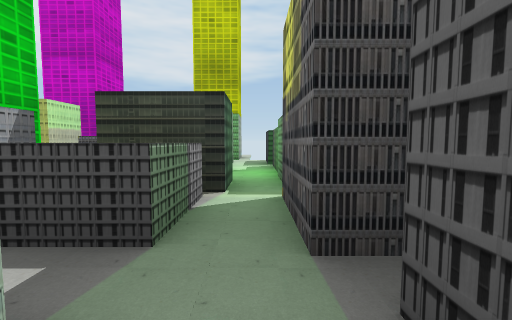
View 1 (above)

24 first-person views from a walk through a scene from a Unity 3-D project. The camera is 1.2 m above the floor, tilts 4° down and sees 90° across. The floor is counted in squares, 2 m on a side. Each view is taken from the middle of a square. On the plan, view 1 faces up. The plan holds only what a view shows up to about 9 squares ahead; the rest is blank. The place goes on beyond the plan.

View 2
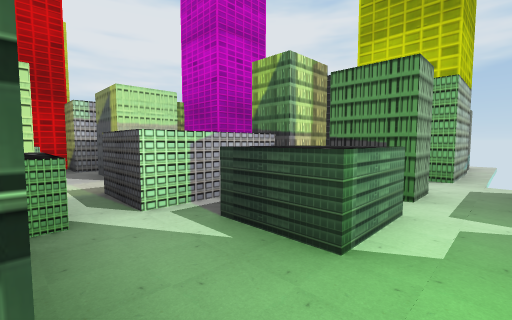

View 3
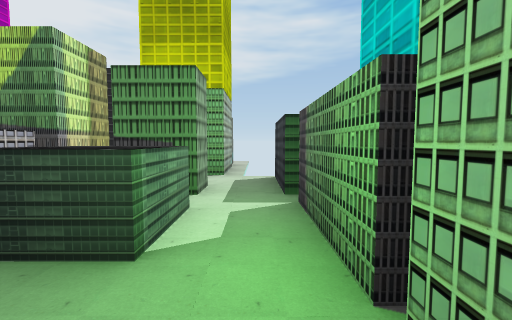

View 4
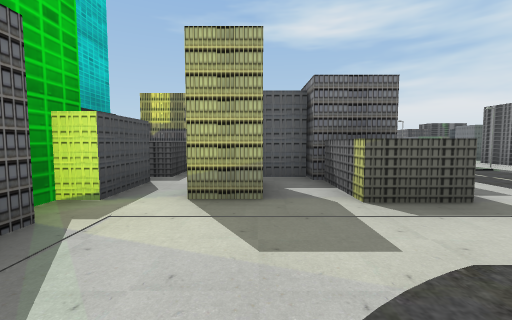

View 5
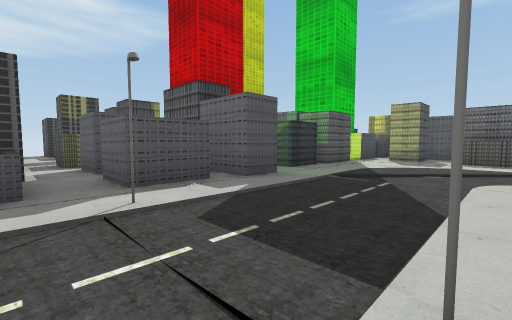

View 6
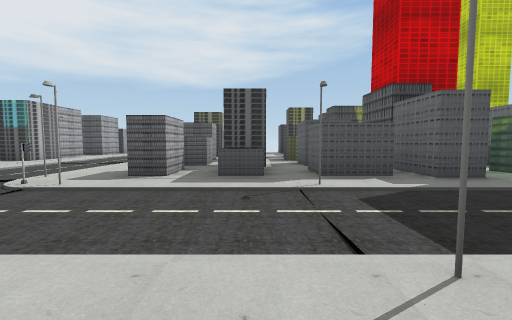

View 7
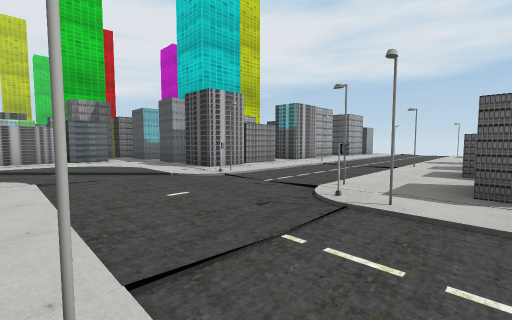

View 8
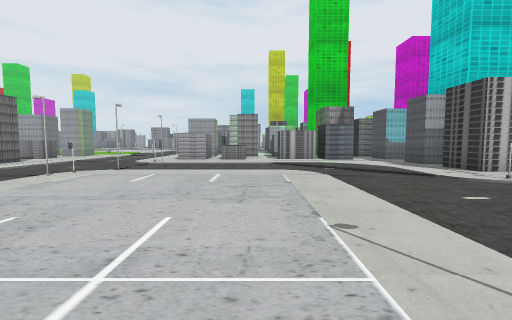

View 9
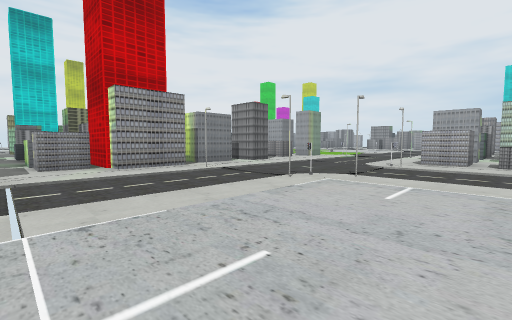

View 10
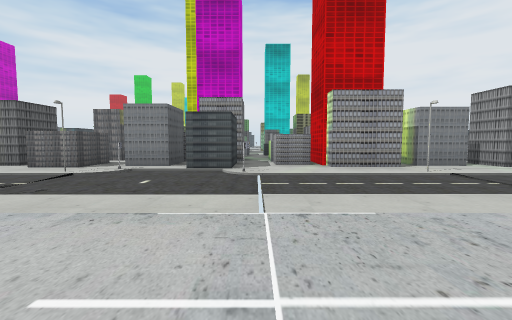

View 11
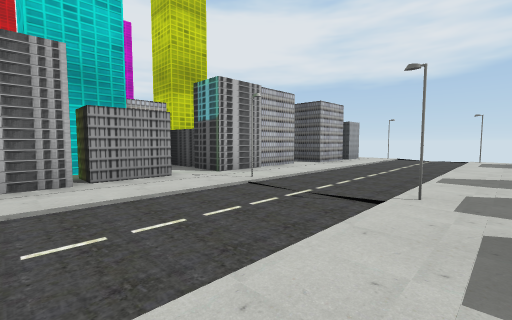

View 12
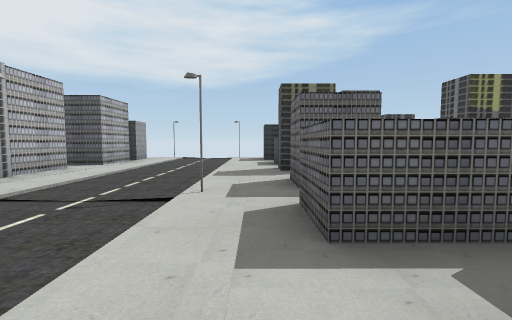

View 13
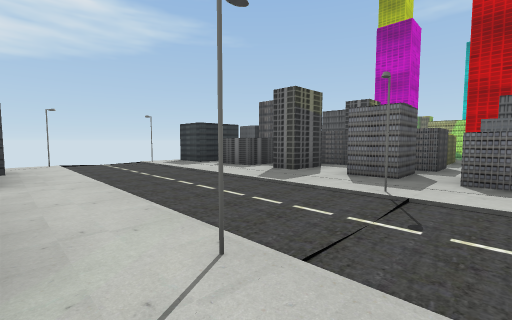

View 14
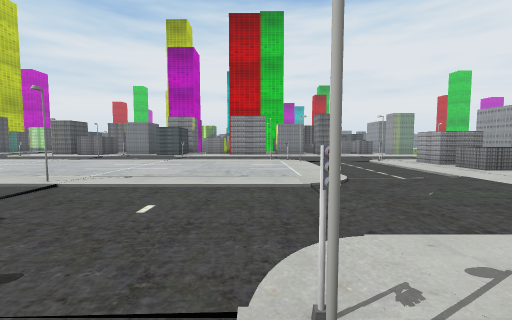

View 15
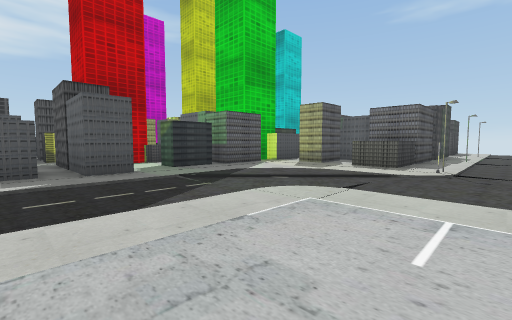

View 16
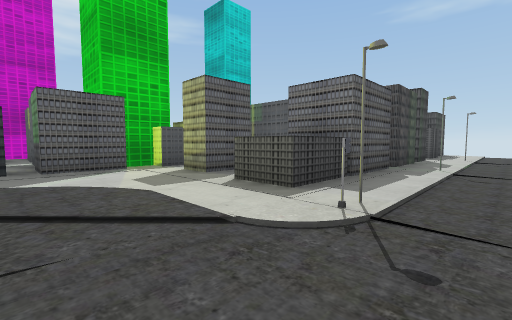

View 17
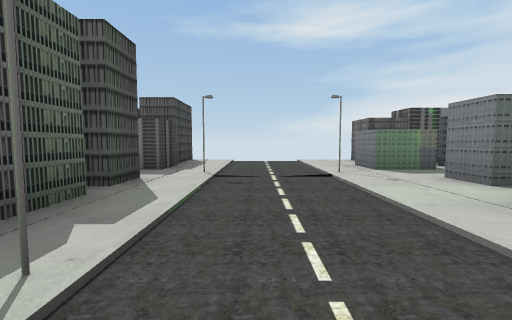

View 18
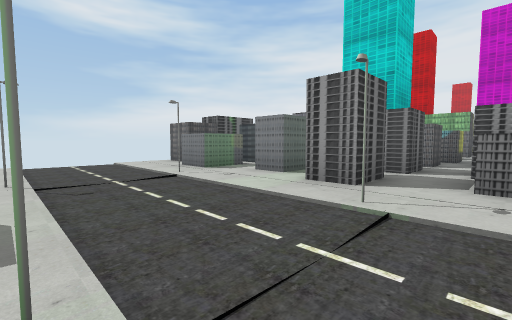

View 19
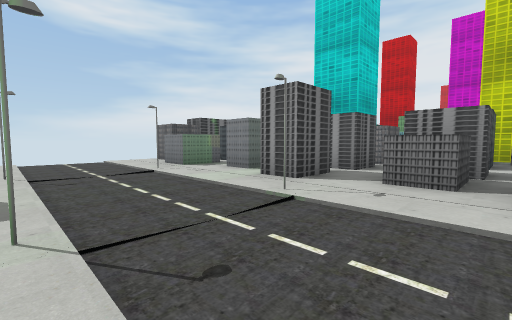

View 20
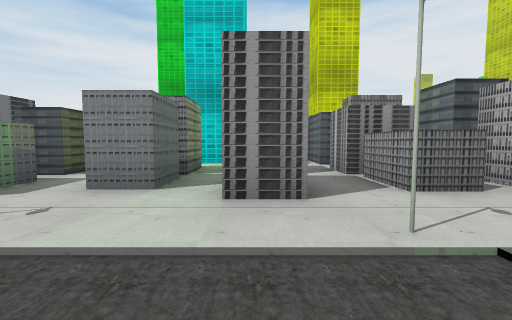

View 21
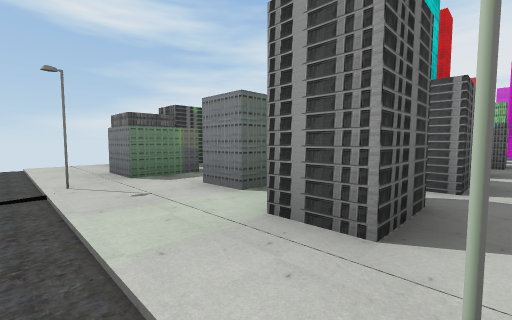

View 22
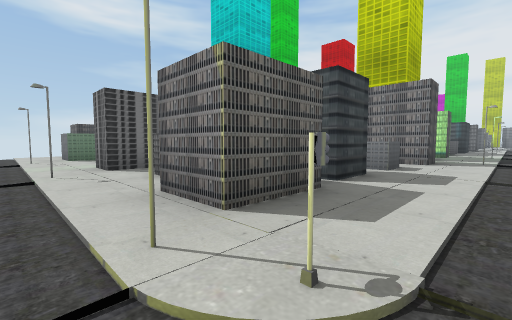

View 23
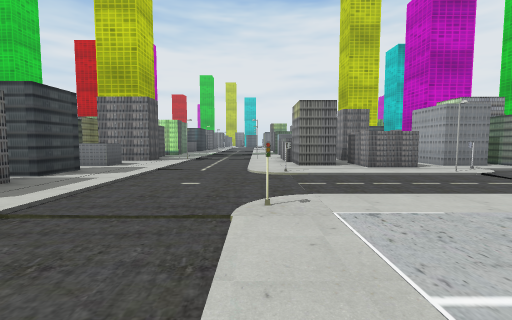

View 24
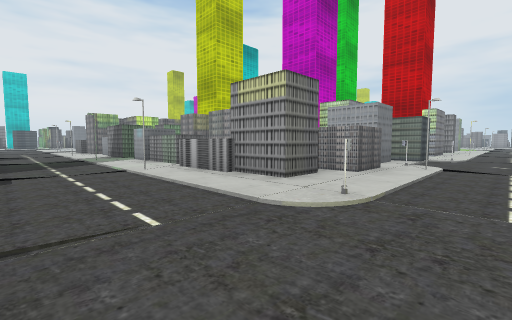

### Floor plan
Key: @ floor where view 1 was taken; # wall or solid block; x gap in a wall; . floor; = window, fence, low wall or low ledge; ^ raised ledge; B building; S streetlight; O other object.
Columns run from 23 left of view 1 to 7 right of it. Each row starts with its distance up from view 1.
 12      O.OBB
 11     #....B            #
 10     #....^            B
  9    B#....^ B.       BBB
  8     ......  . #     # ..#
  7   ##.......#. #     # #.#
  6   #B.....#  x##   ##^.^.#
  5   ...S.S...x...B# ##^...#B
  4    #.....^...B#B# ##BBB.#
  3  BB#..........##= #BB.B.
  2 B.#B.....#.^###.###B#.^.
  1 .....S.SS...S............
  0 B...................#.B@#
 -1 #...................^## #
 -2 #.......S...S.......^B#B#.#####
 -3 ............ ......S...S...S...
 -4 ^........... ..................
 -5 #............  ................
 -6 .O..S...........#..SB..S#..S...
 -7 ....S.......O.......#.^.#.###B.
 -8 ......................B...#..B
 -9 ....O...#...O..#....#.B.B.#.##
-10 .....##..#.B##............
-11 ^ ###BB#.B.###x#....^.#.#
-12    B  B^.B B##BB......B.#
-13        ^.   ## ^O.O.## x
-14      OO .    #^..... B
-15      OO .    #^......B
-16        ^.    ###....#
-17                #O.O.
-18               BB...
-19                 ...
-20                  ..

Where each view was taken, in squares from view 1:
view 1: 0 up, 0 right, facing up
view 2: 4 up, 0 right, facing up-left
view 3: 4 up, 0 right, facing up
view 4: 0 up, 6 left, facing right
view 5: 2 down, 12 left, facing up-right
view 6: 3 down, 12 left, facing up
view 7: 2 down, 14 left, facing up-left
view 8: 3 down, 14 left, facing left
view 9: 4 down, 15 left, facing down-left
view 10: 4 down, 15 left, facing down
view 11: 2 up, 15 left, facing up-left
view 12: 2 up, 15 left, facing up
view 13: 4 up, 19 left, facing up-right
view 14: 2 up, 18 left, facing down
view 15: 4 down, 10 left, facing up-right
view 16: 4 down, 6 left, facing up-right
view 17: 4 down, 1 left, facing right
view 18: 3 down, 1 left, facing down-right
view 19: 3 down, 2 left, facing down-right
view 20: 4 down, 1 right, facing down
view 21: 5 down, 0 right, facing down-right
view 22: 5 down, 5 left, facing down-right
view 23: 4 down, 7 left, facing down
view 24: 8 down, 5 left, facing down-left
